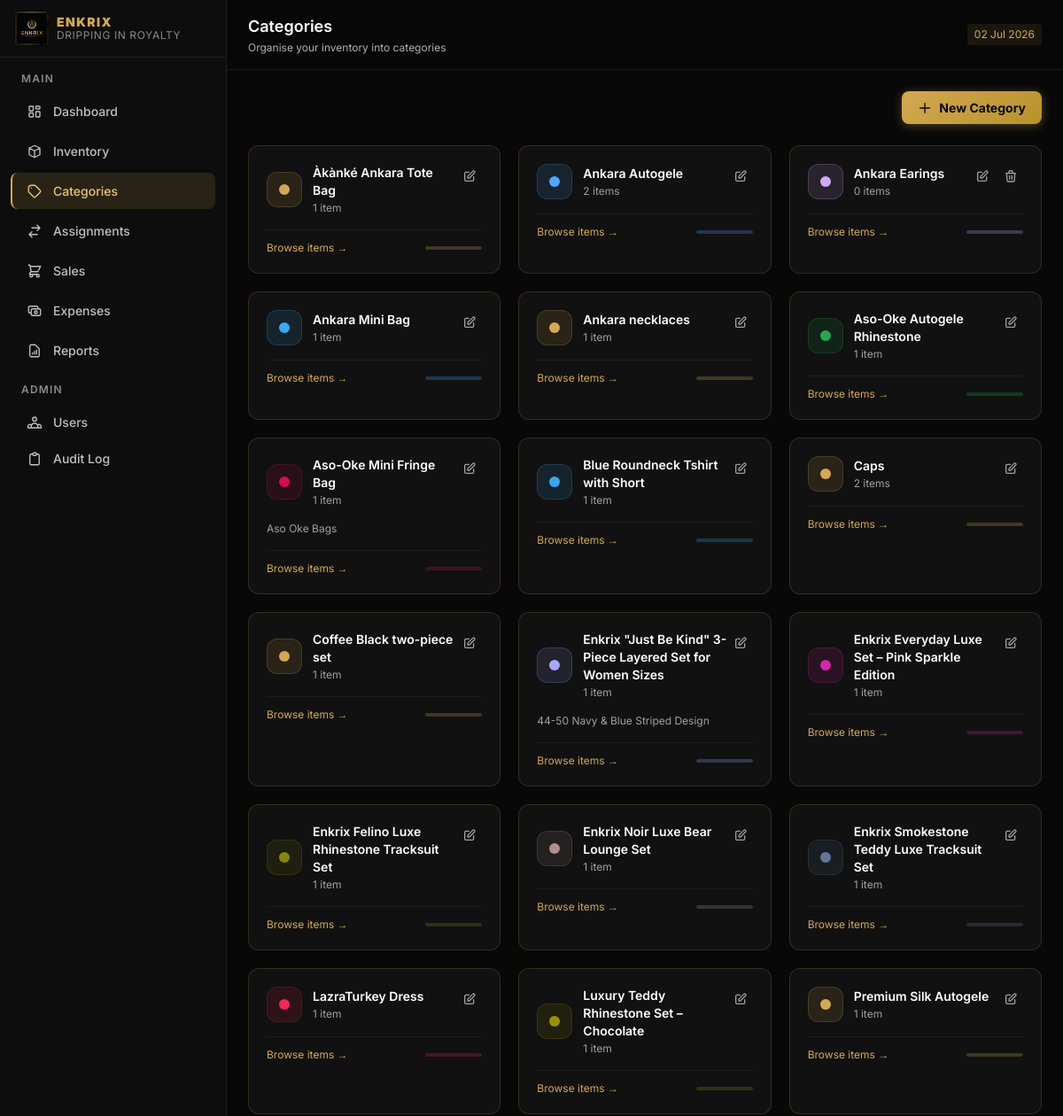
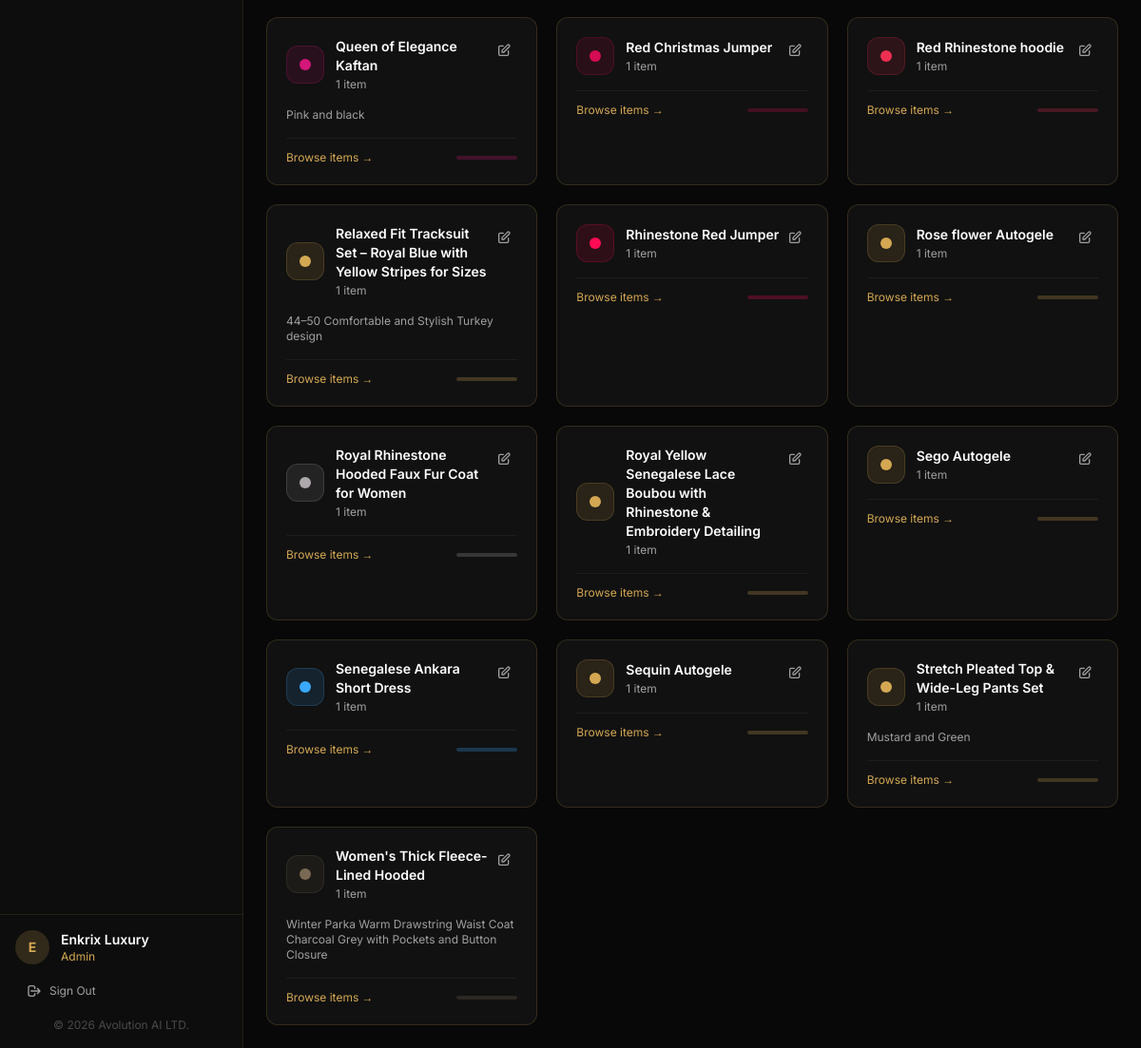
The page /categories (signed in) on the database its author committed (2 pictures, top to bottom).
### tables this page shows
CREATE TABLE `categories` (
  `id` int NOT NULL AUTO_INCREMENT,
  `name` varchar(100) NOT NULL,
  `description` text,
  `color` varchar(7) NOT NULL DEFAULT '#D4A853',
  `created_by` int DEFAULT NULL,
  `created_at` timestamp NOT NULL DEFAULT CURRENT_TIMESTAMP,
  `updated_at` timestamp NOT NULL DEFAULT CURRENT_TIMESTAMP ON UPDATE CURRENT_TIMESTAMP,
  PRIMARY KEY (`id`),
  UNIQUE KEY `uq_categories_name` (`name`),
  KEY `idx_categories_created_by` (`created_by`),
  CONSTRAINT `fk_categories_user` FOREIGN KEY (`created_by`) REFERENCES `users` (`id`) ON DELETE SET NULL
);

### app/helpers/functions.php (called while the page is built, shortened)
<?php
function url(string $path = ''): string
{
    $base = rtrim(\App\Config\Config::get('app.url'), '/');
    return $base . '/' . ltrim($path, '/');
}
function view(string $template, array $data = []): void
{
    extract($data, EXTR_SKIP);
    $file = APP_PATH . '/views/' . str_replace('.', '/', $template) . '.php';
    require $file;
}
function e(mixed $value): string
{
    return htmlspecialchars((string)$value, ENT_QUOTES | ENT_SUBSTITUTE, 'UTF-8');
}
function auth(): ?array
{
    return $_SESSION['_user'] ?? null;
}
function has_role(string ...$roles): bool
{
    $user = auth();
    return in_array($user['role'], $roles, true);
}
function can(string $permission): bool
{
    $user = auth();
    $rolePermissions = [
        'Admin'             => ['*'],
        'Inventory Manager' => ['inventory.*', 'categories.*', 'assignments.*', 'reports.*', 'dashboard.*'],
        'Viewer'            => ['reports.*', 'dashboard.*', 'inventory.view', 'categories.view', 'assignments.view'],
    ];
    $perms = $rolePermissions[$user['role']] ?? [];
    if (in_array('*', $perms, true)) return true;
    return false;
}

### app/controllers/BaseController.php (called while the page is built, shortened)
<?php
abstract class BaseController
{
    protected function render(string $template, array $data = []): void
    {
        view($template, $data);
    }
}

### app/controllers/CategoryController.php (called while the page is built, shortened)
<?php
class CategoryController extends BaseController
{
    private Category $categories;
    public function __construct()
    {
        $this->categories = new Category();
    }
    public function index(): void
    {
        $categories = $this->categories->allWithCount();
        $this->render('categories.index', compact('categories'));
    }
}

### public/index.php (called while the page is built, shortened)
<?php
spl_autoload_register(function (string $class): void {
    $map = [
        'App\\Config\\'      => APP_PATH . '/config/',
        'App\\Controllers\\' => APP_PATH . '/controllers/',
        'App\\Models\\'      => APP_PATH . '/models/',
        'App\\Middleware\\'  => APP_PATH . '/middleware/',
    ];
    foreach ($map as $prefix => $dir) {
        if (str_starts_with($class, $prefix)) {
            $file = $dir . str_replace('\\', '/', substr($class, strlen($prefix))) . '.php';
            return;
        }
    }
});
require_once APP_PATH . '/helpers/functions.php';
require_once APP_PATH . '/routes/web.php';

### app/config/Config.php (called while the page is built, shortened)
<?php
class Config
{
    private static array $config = [];
    public static function get(string $key, mixed $default = null): mixed
    {
        if (empty(self::$config)) {
            self::$config = [
                'app' => [
                    'env'  => $_ENV['APP_ENV']  ?? 'production',
                    'url'  => $_ENV['APP_URL']  ?? 'http://localhost:8000',
                    'key'  => $_ENV['APP_KEY']  ?? '',
                    'name' => 'Enkrix IMS',
                ],
                'db' => [
                    'host' => $_ENV['DB_HOST'] ?? 'db',
                    'port' => $_ENV['DB_PORT'] ?? '3306',
                    'name' => $_ENV['DB_NAME'] ?? 'enkrix_inventory',
                    'user' => $_ENV['DB_USER'] ?? 'root',
                    'pass' => $_ENV['DB_PASS'] ?? '',
                ],
                'pagination' => [
                    'per_page' => 15,
                ],
                'upload' => [
                    'path'      => BASE_PATH . '/public/uploads/',
                    'max_size'  => 5 * 1024 * 1024,
                    'allowed'   => ['image/jpeg', 'image/png', 'image/webp'],
                ],
            ];
        }
        $keys  = explode('.', $key);
        $value = self::$config;
        foreach ($keys as $k) {
            $value = $value[$k] ?? null;
        }
        return $value;
    }
}

### app/config/Database.php (called while the page is built, shortened)
<?php
class Database
{
    private static ?PDO $instance = null;
    public static function getInstance(): PDO
    {
        if (self::$instance === null) {
            $host = Config::get('db.host');
            $port = Config::get('db.port');
            $name = Config::get('db.name');
            $user = Config::get('db.user');
            $pass = Config::get('db.pass');
            $dsn = "mysql:host={$host};port={$port};dbname={$name};charset=utf8mb4";
            try {
                self::$instance = new PDO($dsn, $user, $pass, [
                    PDO::ATTR_ERRMODE            => PDO::ERRMODE_EXCEPTION,
                    PDO::ATTR_DEFAULT_FETCH_MODE => PDO::FETCH_ASSOC,
                    PDO::ATTR_EMULATE_PREPARES   => false,
                    PDO::MYSQL_ATTR_INIT_COMMAND => "SET NAMES utf8mb4 COLLATE utf8mb4_unicode_ci",
                ]);
            } catch (PDOException $e) {
                error_log('DB connection failed: ' . $e->getMessage());
                http_response_code(500);
                die('Database connection failed. Please try again later.');
            }
        }
        return self::$instance;
    }
}

### app/models/BaseModel.php (called while the page is built, shortened)
<?php
abstract class BaseModel
{
    protected PDO $db;
    public function __construct()
    {
        $this->db = Database::getInstance();
    }
    protected function query(string $sql, array $params = []): PDOStatement
    {
        $stmt = $this->db->prepare($sql);
        $stmt->execute($params);
        return $stmt;
    }
}

### app/models/Category.php (called while the page is built, shortened)
<?php
class Category extends BaseModel
{
    public function allWithCount(): array
    {
        return $this->query(
            "SELECT c.*, COUNT(i.id) AS item_count
             FROM categories c
             LEFT JOIN inventory_items i ON i.category_id = c.id
             GROUP BY c.id
             ORDER BY c.name ASC"
        )->fetchAll();
    }
}

### app/views/categories/index.php (the view, shortened to what this page needs)
<div class="flex justify-end mb-6">
  <?php if (can('categories.*')): ?>
    <button onclick="openModal('addCatModal')" class="btn-gold flex items-center gap-2">
      <svg class="w-4 h-4" fill="none" viewBox="0 0 24 24" stroke="currentColor"><path stroke-linecap="round" stroke-linejoin="round" stroke-width="2" d="M12 4v16m8-8H4"/></svg>
      New Category
    </button>
  <?php endif; ?>
</div>
<div class="grid grid-cols-1 sm:grid-cols-2 lg:grid-cols-3 gap-5">
  <?php foreach ($categories as $cat): ?>
  <div class="card card-hover p-5 transition-colors">
    <div class="flex items-start justify-between mb-4">
      <div class="flex items-center gap-3">
        <div class="w-10 h-10 rounded-xl flex-shrink-0" style="background:<?= e($cat['color']) ?>20;border:1px solid <?= e($cat['color']) ?>30;">
          <div class="w-full h-full rounded-xl flex items-center justify-center">
            <div class="w-3 h-3 rounded-full" style="background:<?= e($cat['color']) ?>;"></div>
          </div>
        </div>
        <div>
          <h3 class="font-semibold text-white text-sm"><?= e($cat['name']) ?></h3>
          <p class="text-xs mt-0.5" style="color:#A0A0A0;"><?= (int)$cat['item_count'] ?> item<?= $cat['item_count'] != 1 ? 's' : '' ?></p>
        </div>
      </div>
      <?php if (can('categories.*')): ?>
      <div class="flex gap-1">
        <button onclick="openEditModal(<?= $cat['id'] ?>, '<?= addslashes($cat['name']) ?>', '<?= addslashes($cat['description'] ?? '') ?>', '<?= $cat['color'] ?>')" class="p-1.5 rounded" style="color:#A0A0A0;" onmouseover="this.style.color='#3B82F6'" onmouseout="this.style.color='#555'" title="Edit">
          <svg class="w-4 h-4" fill="none" viewBox="0 0 24 24" stroke="currentColor"><path stroke-linecap="round" stroke-linejoin="round" stroke-width="2" d="M11 5H6a2 2 0 00-2 2v11a2 2 0 002 2h11a2 2 0 002-2v-5m-1.414-9.414a2 2 0 112.828 2.828L11.828 15H9v-2.828l8.586-8.586z"/></svg>
        </button>
        <?php if (has_role('Admin') && (int)$cat['item_count'] === 0): ?>
        <form method="POST" action="<?= url('categories/' . $cat['id'] . '/delete') ?>" onsubmit="return confirm('Delete this category?')">
          <button type="submit" class="p-1.5 rounded" style="color:#A0A0A0;" onmouseover="this.style.color='#EF4444'" onmouseout="this.style.color='#555'" title="Delete">
            <svg class="w-4 h-4" fill="none" viewBox="0 0 24 24" stroke="currentColor"><path stroke-linecap="round" stroke-linejoin="round" stroke-width="2" d="M19 7l-.867 12.142A2 2 0 0116.138 21H7.862a2 2 0 01-1.995-1.858L5 7m5 4v6m4-6v6m1-10V4a1 1 0 00-1-1h-4a1 1 0 00-1 1v3M4 7h16"/></svg>
          </button>
        </form>
        <?php endif; ?>
      </div>
      <?php endif; ?>
    </div>
    <?php if ($cat['description']): ?>
      <p class="text-xs" style="color:#A0A0A0;"><?= e($cat['description']) ?></p>
    <?php endif; ?>
    <div class="mt-4 pt-3 border-t flex items-center justify-between" style="border-color:rgba(255,255,255,0.05);">
      <a href="<?= url('inventory?category_id=' . $cat['id']) ?>" class="text-xs" style="color:#D4A853;">Browse items →</a>
      <div class="w-16 h-1 rounded-full" style="background:<?= e($cat['color']) ?>40;"></div>
    </div>
  </div>
  <?php endforeach; ?>
</div>
<?php
require APP_PATH . '/views/layouts/main.php';
?>

### app/routes/web.php (shortened to what this page needs)
<?php
$uri    = trim(parse_url($_SERVER['REQUEST_URI'], PHP_URL_PATH) ?? '', '/');
$method = $_SERVER['REQUEST_METHOD'];
function matchRoute(string $pattern, string $uri): array|false
{
    $regex = preg_replace('/\{([a-z_]+)\}/', '([^/]+)', $pattern);
    $regex = '@^' . $regex . '$@';
    if (preg_match($regex, $uri, $m)) {
        array_shift($m);
        return $m;
    }
    return false;
}
foreach ($routes as [$routeMethod, $pattern, $handler, $requiresAuth]) {
    if ($routeMethod !== $method) continue;
    $params = matchRoute($pattern, $uri);
    if ($params !== false) {
        [$class, $action] = $handler;
        $controller = new $class();
        $controller->$action(...$params);
        break;
    }
}

### app/views/layouts/main.php (style rules this page uses)
:root { --gold:#D4A853; --gold-light:#E8C574; --gold-dark:#B8922A; --ink-950:#080808; --ink-900:#0D0D0D; --ink-800:#111111; --ink-700:#1A1A1A; --sidebar-w:256px; }
* { scrollbar-width:thin; scrollbar-color:var(--gold-dark) var(--ink-800); }
body { background:#080808; color:#F0F0F0; overflow-x:hidden; }
.card { background:#111111; border:1px solid rgba(212,168,83,0.18); border-radius:12px; }
.btn-gold { display:inline-flex; align-items:center; justify-content:center; background:linear-gradient(135deg,#D4A853,#B8922A); color:#080808; font-weight:700; border-radius:8px; padding:8px 18px; font-size:14px; transition:all 0.2s; box-shadow:0 2px 12px rgba(212,168,83,0.35); cursor:pointer; text-decoration:none; border:none; white-space:nowrap; }

### rows shown on the page
categories: name "Àkànké Ankara Tote Bag", item_count "1"
categories: name "Ankara Autogele", item_count "2", shows "s"
categories: name "Ankara Earings", item_count "0"
categories: name "Ankara Mini Bag", item_count "1"
categories: name "Ankara necklaces", item_count "1"
categories: name "Aso-Oke Autogele Rhinestone", item_count "1"
categories: name "Aso-Oke Mini Fringe Bag", item_count "1", description "Aso Oke Bags"
categories: name "Blue Roundneck Tshirt with Short", item_count "1"
categories: name "Caps", item_count "2"
categories: name "Coffee Black two-piece set", item_count "1"
categories: name "Enkrix \"Just Be Kind\" 3-Piece Layered Set for Women Sizes", item_count "1", description "44-50 Navy & Blue Striped Design"
categories: name "Enkrix Everyday Luxe Set – Pink Sparkle Edition", item_count "1"
categories: name "Enkrix Felino Luxe Rhinestone Tracksuit Set", item_count "1"
categories: name "Enkrix Noir Luxe Bear Lounge Set", item_count "1"
categories: name "Enkrix Smokestone Teddy Luxe Tracksuit Set", item_count "1"
categories: name "LazraTurkey Dress", item_count "1"
categories: name "Luxury Teddy Rhinestone Set – Chocolate", item_count "1"
categories: name "Premium Silk Autogele", item_count "1"
categories: name "Queen of Elegance Kaftan", item_count "1", description "Pink and black"
categories: name "Red Christmas Jumper", item_count "1"
categories: name "Red Rhinestone hoodie", item_count "1"
categories: name "Relaxed Fit Tracksuit Set – Royal Blue with Yellow Stripes for Sizes", item_count "1", description "44–50 Comfortable and Stylish Turkey design"
categories: name "Rhinestone Red Jumper", item_count "1"
categories: name "Rose flower Autogele", item_count "1"
categories: name "Royal Rhinestone Hooded Faux Fur Coat for Women", item_count "1"
categories: name "Royal Yellow Senegalese Lace Boubou with Rhinestone & Embroidery Detailing", item_count "1"
categories: name "Sego Autogele", item_count "1"
categories: name "Senegalese Ankara Short Dress", item_count "1"
categories: name "Sequin Autogele", item_count "1"
categories: name "Stretch Pleated Top & Wide-Leg Pants Set", item_count "1", description "Mustard and Green"
categories: name "Women's Thick Fleece-Lined Hooded", item_count "1", description "Winter Parka Warm Drawstring Waist Coat Charcoal Grey with Pockets and Button Closure"
